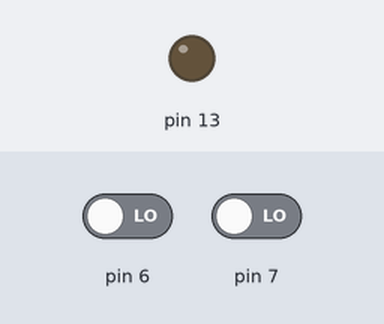
The sketch below on a simulated Arduino Uno, built with avr-gcc and run on an emulated ATmega328P. Shown: output pins drawn as LEDs (lit = HIGH). Inputs (shaded band) come from the test bench; at power-on: pin 6 LOW, pin 7 LOW.

Above: at 1.2 s.
1.3 s: pin 6 driven HIGH
At 2.5 s:
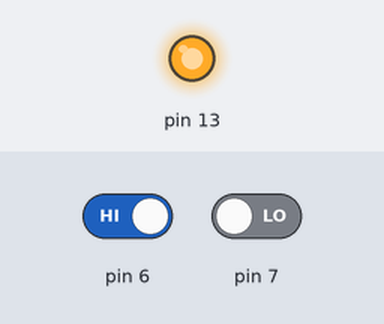
2.8 s: pin 6 driven LOW
At 3.7 s:
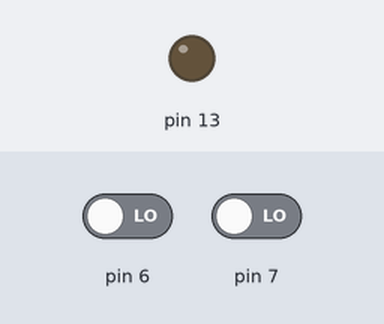
4.3 s: pin 7 driven HIGH
At 4.9 s:
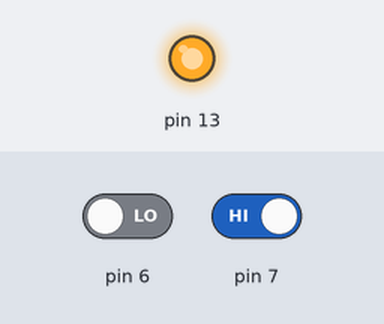
Timing chart, 0 to 7.3 s (numbered marks = the images above; inputs shaded):
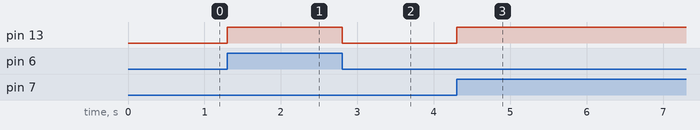

Measured:
- after the input at 1.3 s, pin 13: LOW → HIGH at once
- after the input at 2.8 s, pin 13: HIGH → LOW at once
- after the input at 4.3 s, pin 13: LOW → HIGH at once

The sketch:

DogFeeder.pde
```cpp
// KML
// 2011-08-06
// SCL
// 2011-08-21
//
// Partially based on sketch at http://wiring.org.co/learning/basics/rgbled.html
// Use the same wiring diagram.
//
// And on the serial switching example at http://arduino.cc/en/Tutorial/SwitchCase2
//
// Steve modified led_dummy_feeder.pde to include his code that drives the
//   physical feeding device

boolean feed = false;

void setup() {
  pinMode(6,INPUT);
  pinMode(7,INPUT);
  pinMode(13,OUTPUT);
  digitalWrite(13,LOW);

  Serial.begin(9600);
}

void loop() {
  if (Serial.available() > 0) {
    int inByte = Serial.read();

    switch (inByte) {
    case 1:
      feed = true;
      break;
    default:
      break;
    }
  }

  if(digitalRead(7)==HIGH){
    digitalWrite(13,HIGH);
  } else {
    digitalWrite(13,LOW);
  }
  if(digitalRead(6)==HIGH) {
    feed = true;
  }
  if(feed==true) {
    feed = false;
    digitalWrite(13,HIGH);
    delay(500);
  }
}
```
